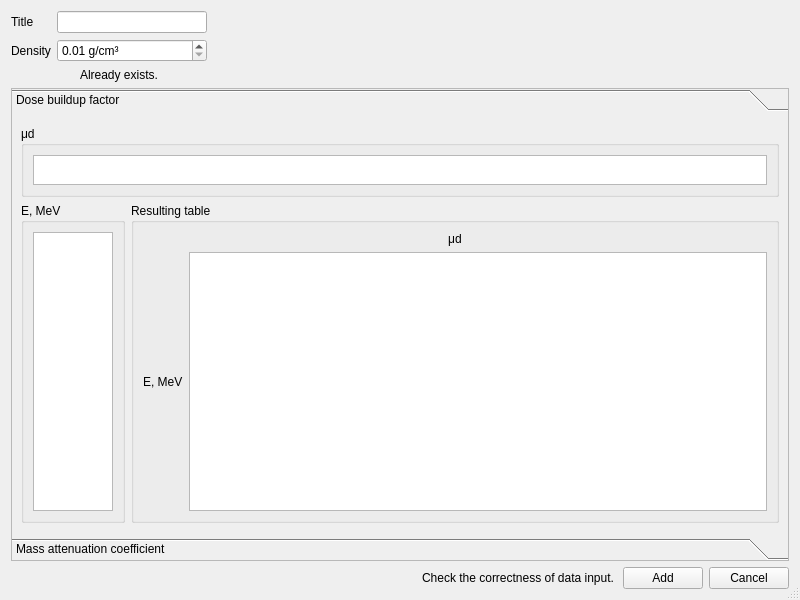
<?xml version="1.0" encoding="UTF-8"?>
<ui version="4.0">
 <class>RAddMaterialDialog</class>
 <widget class="QDialog" name="RAddMaterialDialog">
  <property name="geometry">
   <rect>
    <x>0</x>
    <y>0</y>
    <width>800</width>
    <height>600</height>
   </rect>
  </property>
  <property name="windowTitle">
   <string>Add material</string>
  </property>
  <property name="sizeGripEnabled">
   <bool>true</bool>
  </property>
  <layout class="QVBoxLayout" name="verticalLayout" stretch="0,1,0">
   <item>
    <layout class="QFormLayout" name="formLayout">
     <property name="fieldGrowthPolicy">
      <enum>QFormLayout::AllNonFixedFieldsGrow</enum>
     </property>
     <item row="0" column="0">
      <widget class="QLabel" name="titleLabel">
       <property name="text">
        <string>Title</string>
       </property>
      </widget>
     </item>
     <item row="0" column="1">
      <widget class="QLineEdit" name="materialTitleLineEdit">
       <property name="maximumSize">
        <size>
         <width>150</width>
         <height>16777215</height>
        </size>
       </property>
      </widget>
     </item>
     <item row="1" column="0">
      <widget class="QLabel" name="densityLabel">
       <property name="text">
        <string>Density</string>
       </property>
      </widget>
     </item>
     <item row="1" column="1">
      <widget class="QDoubleSpinBox" name="materialDensityDoubleSpinBox">
       <property name="maximumSize">
        <size>
         <width>150</width>
         <height>16777215</height>
        </size>
       </property>
       <property name="accelerated">
        <bool>true</bool>
       </property>
       <property name="suffix">
        <string> g/cm³</string>
       </property>
       <property name="minimum">
        <double>0.010000000000000</double>
       </property>
       <property name="maximum">
        <double>999.990000000000009</double>
       </property>
      </widget>
     </item>
     <item row="2" column="1">
      <widget class="QLabel" name="errorLabel">
       <property name="enabled">
        <bool>true</bool>
       </property>
       <property name="styleSheet">
        <string notr="true">QLabel {
	background: url(:/Radiance/icons/error.png);
	background-position: center left;
	background-repeat: no-repeat;
	padding-left: 20px;
}</string>
       </property>
       <property name="frameShape">
        <enum>QFrame::NoFrame</enum>
       </property>
       <property name="text">
        <string>Already exists.</string>
       </property>
      </widget>
     </item>
    </layout>
   </item>
   <item>
    <widget class="QToolBox" name="materialCategoriesToolBox">
     <property name="frameShape">
      <enum>QFrame::StyledPanel</enum>
     </property>
     <property name="currentIndex">
      <number>0</number>
     </property>
     <widget class="QWidget" name="materialDoseBuildupFactorPage">
      <property name="geometry">
       <rect>
        <x>0</x>
        <y>0</y>
        <width>780</width>
        <height>421</height>
       </rect>
      </property>
      <attribute name="label">
       <string>Dose buildup factor</string>
      </attribute>
      <layout class="QVBoxLayout" name="verticalLayout_5" stretch="0,1">
       <item>
        <widget class="QGroupBox" name="groupBox">
         <property name="title">
          <string>μd</string>
         </property>
         <layout class="QVBoxLayout" name="verticalLayout_2">
          <item>
           <widget class="QTableView" name="materialMuDTableView">
            <property name="sizePolicy">
             <sizepolicy hsizetype="Expanding" vsizetype="Fixed">
              <horstretch>0</horstretch>
              <verstretch>0</verstretch>
             </sizepolicy>
            </property>
            <property name="maximumSize">
             <size>
              <width>16777215</width>
              <height>30</height>
             </size>
            </property>
            <property name="verticalScrollBarPolicy">
             <enum>Qt::ScrollBarAlwaysOff</enum>
            </property>
            <property name="horizontalScrollBarPolicy">
             <enum>Qt::ScrollBarAlwaysOff</enum>
            </property>
            <property name="editTriggers">
             <set>QAbstractItemView::AllEditTriggers</set>
            </property>
            <property name="tabKeyNavigation">
             <bool>false</bool>
            </property>
            <property name="alternatingRowColors">
             <bool>true</bool>
            </property>
            <property name="selectionMode">
             <enum>QAbstractItemView::NoSelection</enum>
            </property>
            <property name="cornerButtonEnabled">
             <bool>false</bool>
            </property>
            <attribute name="horizontalHeaderVisible">
             <bool>false</bool>
            </attribute>
            <attribute name="horizontalHeaderCascadingSectionResizes">
             <bool>false</bool>
            </attribute>
            <attribute name="horizontalHeaderDefaultSectionSize">
             <number>85</number>
            </attribute>
            <attribute name="verticalHeaderVisible">
             <bool>false</bool>
            </attribute>
            <attribute name="verticalHeaderVisible">
             <bool>false</bool>
            </attribute>
            <attribute name="horizontalHeaderCascadingSectionResizes">
             <bool>false</bool>
            </attribute>
            <attribute name="horizontalHeaderVisible">
             <bool>false</bool>
            </attribute>
            <attribute name="horizontalHeaderDefaultSectionSize">
             <number>85</number>
            </attribute>
           </widget>
          </item>
         </layout>
        </widget>
       </item>
       <item>
        <layout class="QHBoxLayout" name="horizontalLayout_4" stretch="0,1">
         <item>
          <widget class="QGroupBox" name="groupBox_2">
           <property name="title">
            <string>E, MeV</string>
           </property>
           <layout class="QVBoxLayout" name="verticalLayout_3">
            <item>
             <widget class="QTableView" name="materialETableView">
              <property name="sizePolicy">
               <sizepolicy hsizetype="Fixed" vsizetype="Expanding">
                <horstretch>0</horstretch>
                <verstretch>0</verstretch>
               </sizepolicy>
              </property>
              <property name="minimumSize">
               <size>
                <width>0</width>
                <height>0</height>
               </size>
              </property>
              <property name="maximumSize">
               <size>
                <width>80</width>
                <height>16777215</height>
               </size>
              </property>
              <property name="verticalScrollBarPolicy">
               <enum>Qt::ScrollBarAsNeeded</enum>
              </property>
              <property name="horizontalScrollBarPolicy">
               <enum>Qt::ScrollBarAlwaysOff</enum>
              </property>
              <property name="editTriggers">
               <set>QAbstractItemView::AllEditTriggers</set>
              </property>
              <property name="tabKeyNavigation">
               <bool>false</bool>
              </property>
              <property name="selectionMode">
               <enum>QAbstractItemView::NoSelection</enum>
              </property>
              <property name="cornerButtonEnabled">
               <bool>false</bool>
              </property>
              <attribute name="horizontalHeaderVisible">
               <bool>false</bool>
              </attribute>
              <attribute name="verticalHeaderVisible">
               <bool>false</bool>
              </attribute>
              <attribute name="verticalHeaderVisible">
               <bool>false</bool>
              </attribute>
              <attribute name="horizontalHeaderVisible">
               <bool>false</bool>
              </attribute>
             </widget>
            </item>
           </layout>
          </widget>
         </item>
         <item>
          <widget class="QGroupBox" name="groupBox_3">
           <property name="title">
            <string>Resulting table</string>
           </property>
           <layout class="QVBoxLayout" name="verticalLayout_4">
            <item>
             <widget class="QLabel" name="top_label">
              <property name="text">
               <string>μd</string>
              </property>
              <property name="textFormat">
               <enum>Qt::PlainText</enum>
              </property>
              <property name="alignment">
               <set>Qt::AlignCenter</set>
              </property>
             </widget>
            </item>
            <item>
             <layout class="QHBoxLayout" name="horizontalLayout_2">
              <item>
               <widget class="QLabel" name="left_label">
                <property name="text">
                 <string>E, MeV</string>
                </property>
                <property name="textFormat">
                 <enum>Qt::PlainText</enum>
                </property>
               </widget>
              </item>
              <item>
               <widget class="QTableView" name="materialDoseBuildupFactorTableView">
                <property name="verticalScrollBarPolicy">
                 <enum>Qt::ScrollBarAsNeeded</enum>
                </property>
                <property name="horizontalScrollBarPolicy">
                 <enum>Qt::ScrollBarAsNeeded</enum>
                </property>
                <property name="editTriggers">
                 <set>QAbstractItemView::AllEditTriggers</set>
                </property>
                <property name="tabKeyNavigation">
                 <bool>false</bool>
                </property>
                <property name="alternatingRowColors">
                 <bool>true</bool>
                </property>
                <property name="selectionMode">
                 <enum>QAbstractItemView::NoSelection</enum>
                </property>
                <property name="cornerButtonEnabled">
                 <bool>false</bool>
                </property>
                <attribute name="horizontalHeaderMinimumSectionSize">
                 <number>60</number>
                </attribute>
                <attribute name="horizontalHeaderMinimumSectionSize">
                 <number>60</number>
                </attribute>
               </widget>
              </item>
             </layout>
            </item>
           </layout>
           <zorder>top_label</zorder>
           <zorder></zorder>
          </widget>
         </item>
        </layout>
       </item>
      </layout>
     </widget>
     <widget class="QWidget" name="materialMassAttenuationCoefficientPage">
      <property name="geometry">
       <rect>
        <x>0</x>
        <y>0</y>
        <width>98</width>
        <height>89</height>
       </rect>
      </property>
      <attribute name="label">
       <string>Mass attenuation coefficient</string>
      </attribute>
      <layout class="QVBoxLayout" name="verticalLayout_6">
       <item>
        <widget class="QTableView" name="materialMassAttenuationCoefficientTableView">
         <property name="editTriggers">
          <set>QAbstractItemView::AllEditTriggers</set>
         </property>
         <property name="tabKeyNavigation">
          <bool>false</bool>
         </property>
         <property name="alternatingRowColors">
          <bool>true</bool>
         </property>
         <property name="selectionMode">
          <enum>QAbstractItemView::NoSelection</enum>
         </property>
         <property name="cornerButtonEnabled">
          <bool>false</bool>
         </property>
        </widget>
       </item>
      </layout>
     </widget>
    </widget>
   </item>
   <item>
    <layout class="QHBoxLayout" name="horizontalLayout">
     <item>
      <spacer name="horizontalSpacer_2">
       <property name="orientation">
        <enum>Qt::Horizontal</enum>
       </property>
       <property name="sizeHint" stdset="0">
        <size>
         <width>40</width>
         <height>20</height>
        </size>
       </property>
      </spacer>
     </item>
     <item>
      <widget class="QLabel" name="correctnessErrorLabel">
       <property name="enabled">
        <bool>true</bool>
       </property>
       <property name="styleSheet">
        <string notr="true">QLabel {
	background: url(:/Radiance/icons/error.png);
	background-position: center left;
	background-repeat: no-repeat;
	padding-left: 20px;
}</string>
       </property>
       <property name="frameShape">
        <enum>QFrame::NoFrame</enum>
       </property>
       <property name="text">
        <string>Check the correctness of data input.</string>
       </property>
      </widget>
     </item>
     <item>
      <widget class="QPushButton" name="addButton">
       <property name="text">
        <string>Add</string>
       </property>
       <property name="icon">
        <iconset resource="../../resources/radiance.qrc">
         <normaloff>:/Radiance/icons/disk.png</normaloff>:/Radiance/icons/disk.png</iconset>
       </property>
       <property name="autoDefault">
        <bool>false</bool>
       </property>
      </widget>
     </item>
     <item>
      <widget class="QPushButton" name="cancelButton">
       <property name="text">
        <string>Cancel</string>
       </property>
       <property name="autoDefault">
        <bool>false</bool>
       </property>
      </widget>
     </item>
    </layout>
   </item>
  </layout>
 </widget>
 <resources>
  <include location="../../resources/radiance.qrc"/>
 </resources>
 <connections>
  <connection>
   <sender>cancelButton</sender>
   <signal>clicked()</signal>
   <receiver>RAddMaterialDialog</receiver>
   <slot>reject()</slot>
   <hints>
    <hint type="sourcelabel">
     <x>752</x>
     <y>578</y>
    </hint>
    <hint type="destinationlabel">
     <x>399</x>
     <y>299</y>
    </hint>
   </hints>
  </connection>
 </connections>
</ui>
